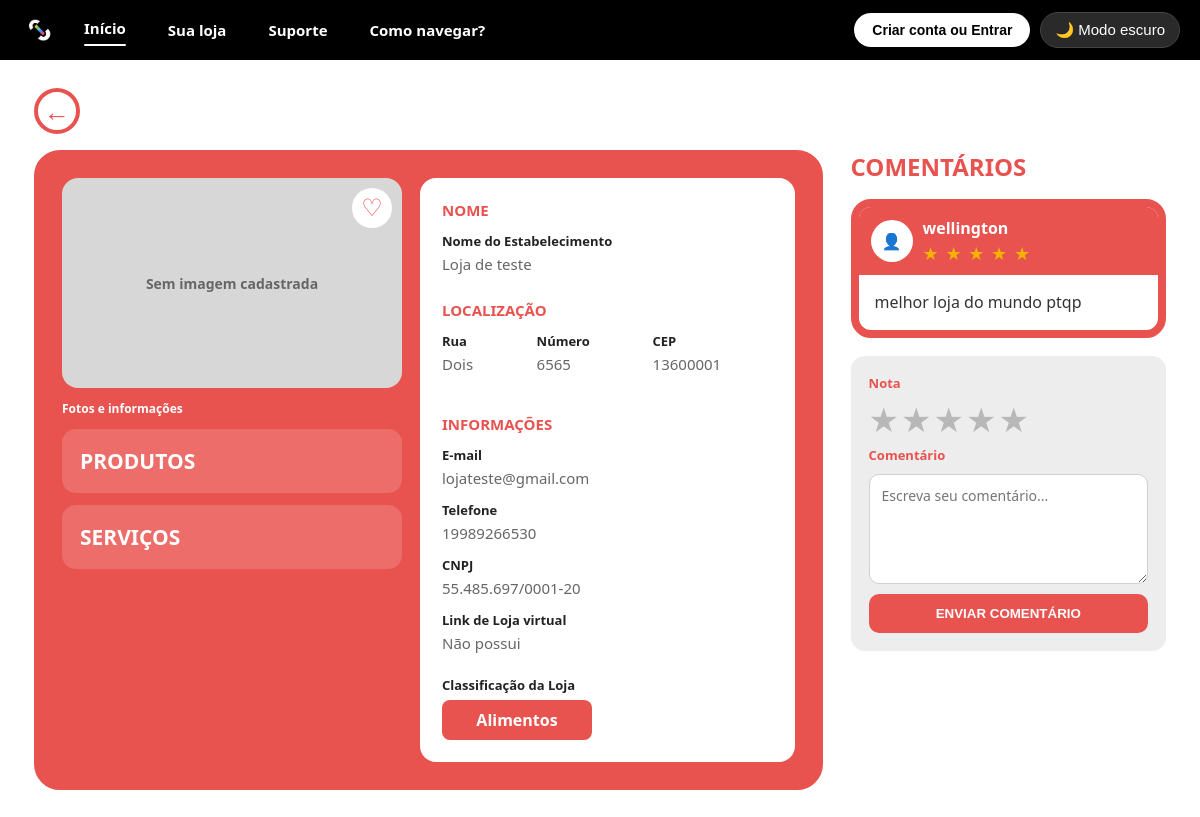
The page /loja/2/ on the database its author committed.
### AppStoreLink/models.py (models this page shows, shortened)
class Loja(models.Model):
    id_loja = models.AutoField(primary_key=True)
    nome_loja = models.CharField(max_length=100)
    telefone_loja = models.CharField(max_length=15, blank=True, null=True)
    email_loja = models.EmailField(max_length=100)
    cnpj = models.CharField(max_length=18, unique=True) # !--!--!--!--!--!--!--! {{MUDAR PARA RECEBER TAMBEM CARACTERES "pois o CNPJ atual recebe letras tembem"}}  !--!--!--!--!--!--!--!
    foto_estabelecimento = models.CharField(max_length=255, blank=True, null=True)
    link = models.URLField(max_length=255, blank=True, null=True)
    id_endereco = models.ForeignKey(
        Endereco, on_delete=models.CASCADE, db_column="id_endereco"
    )
    id_categoria = models.ForeignKey(
        Categoria, on_delete=models.CASCADE, db_column="id_categoria"
    )

class Endereco(models.Model):
    id_endereco = models.AutoField(primary_key=True)
    rua = models.CharField(max_length=100)
    numero_estabelecimento = models.CharField(max_length=10)
    cep = models.CharField(max_length=9)

class Categoria(models.Model):
    id_categoria = models.AutoField(primary_key=True)
    tipo_categoria = models.CharField(max_length=20)

class Avaliacao(models.Model):
    nota = models.IntegerField()
    comentario = models.TextField(blank=True, null=True)
    id_usuario = models.ForeignKey(
        Usuario, on_delete=models.CASCADE, db_column="id_usuario"
    )
    id_loja = models.ForeignKey(
        Loja, on_delete=models.CASCADE, db_column="id_loja", null=True, blank=True
    )
    id_produto = models.ForeignKey(
        Produto, on_delete=models.CASCADE, db_column="id_produto", null=True, blank=True
    )
    id_servico = models.ForeignKey(
        Servico, on_delete=models.CASCADE, db_column="id_servico", null=True, blank=True
    )

class Usuario(models.Model):
    id_categoria = models.AutoField(primary_key=True)
    nome = models.CharField(max_length=50)
    sobrenome = models.CharField(max_length=100, blank=True, null=True)
    email = models.EmailField(max_length=100, unique=True)
    senha = models.CharField(max_length=255)
    telefone = models.CharField(max_length=15, blank=True, null=True)
    cpf = models.CharField(max_length=11, unique=True, blank=True, null=True)
    id_tipo_usuario = models.ForeignKey(
        TipoUsuario, on_delete=models.CASCADE, db_column="id_tipo_usuario",
        blank=True, null=True
    )

### AppStoreLink/views.py (the view)
def InformacoesLoja(request, id_loja):
    loja = get_object_or_404(
        Loja.objects.select_related(
            'id_endereco',
            'id_categoria'
        ),
        id_loja=id_loja
    )
    avaliacoes = Avaliacao.objects.filter(
        id_loja=loja
    ).select_related(
        'id_usuario'
    ).exclude(
        comentario__isnull=True
    ).exclude(
        comentario=''
    ).order_by(
        '-id'
    )
    contexto = {
        'loja': loja,
        'avaliacoes': avaliacoes,
    }
    return render(
        request,
        'AppStoreLink/InformacoesLoja.html',
        contexto
    )

### AppStoreLink/context_processors.py (called while the page is built)
def usuario_logado(request): # -> define a função que chama a cada renderização
    usuario_id = request.session.get('usuario_id') # -> essa linha define que um 'usuario_id' e logado, e nao logado e um 'None'
    usuario = Usuario.objects.filter(pk=usuario_id).first() if usuario_id else None # -> verifica se o 'usuario_id' tem valor, caso nao, retorna 'None'
    return {'usuario_logado': usuario} # -> a chave 'usuario_logado' vira o nome da var. em templates

### templates/AppStoreLink/InformacoesLoja.html (shortened to what this page needs)
{% load static %}
<!DOCTYPE html>
<html lang="pt-BR">
<head>
  <link
    rel="stylesheet"
    href="{% static 'AppStoreLink/styles/style.css' %}"
  >
  <link
    rel="stylesheet"
    href="{% static 'AppStoreLink/styles/informacoes-loja.css' %}"
  >
</head>
<body>
  <div class="topbar">
    <div class="logo-icon">
      <img
        src="{% static 'AppStoreLink/images/icon-dark.png' %}"
        alt="StoreLink"
      >
    </div>
    <a
      class="nav-btn active"
      href="{% url 'index' %}"
    >
      Início
    </a>
    <a
      class="nav-btn"
      href="{% url 'perfil-loja' %}"
    >
      Sua loja
    </a>
    <a
      class="nav-btn"
      href="{% url 'suporte' %}"
    >
      Suporte
    </a>
    <a
      class="nav-btn"
      onclick="setActiveNav(this)"
    >
      Como navegar?
    </a>
    {% if request.user.is_authenticated %}
      <button
        class="nav-account-btn"
        data-url="{% url 'perfil-consumidor' %}"
        onclick="location.href=this.dataset.url"
      >
        👤 Minha conta
      </button>
    {% else %}
      <button
        class="nav-account-btn"
        data-url="{% url 'cadastro' %}"
        onclick="location.href=this.dataset.url"
      >
        Criar conta ou Entrar
      </button>
    {% endif %}
    <button
      class="theme-toggle"
      onclick="toggleTheme(this)"
    >
      🌙 Modo escuro
    </button>
  </div>
  <main
    class="
      info-loja-page
      {% if loja.id_categoria.tipo_categoria == 'Alimentos' %}
        info-alimentos
      {% elif loja.id_categoria.tipo_categoria == 'Moda' %}
        info-moda
      {% elif loja.id_categoria.tipo_categoria == 'Esportes' %}
        info-esportes
      {% elif loja.id_categoria.tipo_categoria == 'Construção' %}
        info-construcao
      {% elif loja.id_categoria.tipo_categoria == 'Saúde' %}
        info-saude
      {% elif loja.id_categoria.tipo_categoria == 'Pets' %}
        info-pets
      {% elif loja.id_categoria.tipo_categoria == 'Ambiente' %}
        info-ambiente
      {% elif loja.id_categoria.tipo_categoria == 'Tecnologia' %}
        info-tecnologia
      {% elif loja.id_categoria.tipo_categoria == 'Beleza' %}
        info-beleza
      {% else %}
        info-outros
      {% endif %}
    "
  >
    <a
      class="info-voltar"
      href="{% url 'index' %}"
      aria-label="Voltar"
    >
      ←
    </a>
    <div class="info-loja-layout">
      <section class="info-loja-card">
        <div class="info-loja-esquerda">
          <div class="info-loja-foto">
            {% if loja.foto_estabelecimento %}
              <img
                src="{{ loja.foto_estabelecimento }}"
                alt="{{ loja.nome_loja }}"
                onerror="
                  this.style.display='none';
                  this.nextElementSibling.style.display='flex';
                "
              >
              <div
                class="info-sem-imagem"
                style="display: none;"
              >
                Sem imagem cadastrada
              </div>
            {% else %}
              <div class="info-sem-imagem">
                Sem imagem cadastrada
              </div>
            {% endif %}
            <form
              method="POST"
              action="{% url 'favoritar-loja' loja.id_loja %}"
            >
              <button
                type="submit"
                class="info-favoritar"
                aria-label="Favoritar loja"
              >
                ♡
              </button>
            </form>
          </div>
          <p class="info-subtitulo">
            Fotos e informações
          </p>
          <a
            class="info-acesso-btn"
            href="{% url 'InformacoesProduto' loja.id_loja %}"
          >
            PRODUTOS
          </a>
          <a
            class="info-acesso-btn"
            href="{% url 'InformacoesServico' loja.id_loja %}"
          >
            SERVIÇOS
          </a>
        </div>
        <div class="info-loja-dados">
          <h2>
            NOME
          </h2>
          <div class="info-campo">
            <strong>
              Nome do Estabelecimento
            </strong>
            <span>
              {{ loja.nome_loja }}
            </span>
          </div>
          <h2>
            LOCALIZAÇÃO
          </h2>
          <div class="info-localizacao-grid">
            <div class="info-campo info-rua">
              <strong>
                Rua
              </strong>
              <span>
                {{ loja.id_endereco.rua }}
              </span>
            </div>
            <div class="info-campo">
              <strong>
                Número
              </strong>
              <span>
                {{ loja.id_endereco.numero_estabelecimento }}
              </span>
            </div>
            <div class="info-campo">
              <strong>
                CEP
              </strong>
              <span>
                {{ loja.id_endereco.cep }}
              </span>
            </div>
          </div>
          <h2>
            INFORMAÇÕES
          </h2>
          <div class="info-campo">
            <strong>
              E-mail
            </strong>
            <span>
              {{ loja.email_loja }}
            </span>
          </div>
          <div class="info-campo">
            <strong>
              Telefone
            </strong>
            <span>
              {% if loja.telefone_loja %}
                {{ loja.telefone_loja }}
              {% else %}
                Não informado
              {% endif %}
            </span>
          </div>
          <div class="info-campo">
            <strong>
              CNPJ
            </strong>
            <span>
              {{ loja.cnpj }}
            </span>
          </div>
          <div class="info-campo">
            <strong>
              Link de Loja virtual
            </strong>
            {% if loja.link %}
              <a
                href="{{ loja.link }}"
                target="_blank"
                rel="noopener noreferrer"
              >
                {{ loja.link }}
              </a>
            {% else %}
              <span>
                Não possui
              </span>
            {% endif %}
          </div>
          <div class="info-classificacao">
            <strong>
              Classificação da Loja
            </strong>
            <span>
              {{ loja.id_categoria.tipo_categoria }}
            </span>
          </div>
        </div>
      </section>
      <aside class="info-comentarios">
        <h2>
          COMENTÁRIOS
        </h2>
        <div class="info-comentarios-lista">
          {% for avaliacao in avaliacoes %}
            <article class="info-comentario-card">
              <div class="info-comentario-topo">
                <div class="info-comentario-avatar">
                  👤
                </div>
                <div>
                  <strong>
                    {{ avaliacao.id_usuario.nome }}
                  </strong>
                  <div class="info-nota-estrelas">
                    {% if avaliacao.nota >= 1 %}
                      ★
                    {% else %}
                      ☆
                    {% endif %}
                    {% if avaliacao.nota >= 2 %}
                      ★
                    {% else %}
                      ☆
                    {% endif %}
                    {% if avaliacao.nota >= 3 %}
                      ★
                    {% else %}
                      ☆
                    {% endif %}
                    {% if avaliacao.nota >= 4 %}
                      ★
                    {% else %}
                      ☆
                    {% endif %}
                    {% if avaliacao.nota >= 5 %}
                      ★
                    {% else %}
                      ☆
                    {% endif %}
                  </div>
                </div>
              </div>
              <p>
                {{ avaliacao.comentario }}
              </p>
            </article>
          {% empty %}
            <div class="info-comentarios-vazio">
              Nenhum comentário cadastrado
              para esta loja ainda.
            </div>
          {% endfor %}
        </div>
        <form
          method="POST"
          action="{% url 'avaliar-loja' loja.id_loja %}"
          class="info-comentario-form"
        >
          <label>
            Nota
          </label>
          <div class="info-estrelas">
            <label for="estrela5">
              ★
            </label>
            <label for="estrela4">
              ★
            </label>
            <label for="estrela3">
              ★
            </label>
            <label for="estrela2">
              ★
            </label>
            <label for="estrela1">
              ★
            </label>
          </div>
          <label for="comentario-loja">
            Comentário
          </label>
          <textarea
            id="comentario-loja"
            name="comentario"
            maxlength="1000"
            placeholder="Escreva seu comentário..."
          ></textarea>
          <button type="submit">
            ENVIAR COMENTÁRIO
          </button>
        </form>
      </aside>
    </div>
  </main>
</body>
</html>

### AppStoreLink/static/AppStoreLink/styles/style.css (style rules this page uses)
* { margin: 0; padding: 0; box-sizing: border-box; }
:root { --bg-page: #ffffff; --text-color: #222222; --hint-color: #b8b8b8; --topbar-bg: #000000; --search-bg: #000000; }
body { font-family: 'Segoe UI', Arial, sans-serif; background: var(--bg-page); color: var(--text-color); transition: background 0.25s ease, color 0.25s ease; }
.topbar { background: var(--topbar-bg); display: flex; align-items: center; padding: 10px 20px; gap: 10px; position: relative; z-index: 200; }
.logo-icon { width: 38px; height: 38px; background: transparent; border-radius: 8px; display: flex; align-items: center; justify-content: center; overflow: hidden; padding: 4px; }
.logo-icon img { width: 100%; height: 100%; object-fit: contain; }
.nav-btn { position: relative; background: transparent; border: none; color: #fff; font-weight: 600; font-size: 15px; padding: 10px 16px; border-radius: 6px; cursor: pointer; transition: transform 0.2s ease, color 0.2s ease, background 0.2s ease; }
.nav-btn.active { color: #fff; transform: translateY(-2px); }
.nav-btn.active::after { content: ""; position: absolute; left: 16px; right: 16px; bottom: 2px; height: 2px; border-radius: 2px; background: #fff; }
.nav-account-btn { margin-left: auto; background: #fff; color: #000; border: none; font-weight: 700; font-size: 14px; padding: 9px 18px; border-radius: 20px; cursor: pointer; display: flex; align-items: center; gap: 6px; transition: transform 0.2s ease, filter 0.2s ease; }
.theme-toggle { background: #2a2a2a; border: 1px solid #444; color: #fff; font-size: 15px; padding: 8px 14px; border-radius: 20px; cursor: pointer; display: flex; align-items: center; gap: 6px; }

### rows shown on the page
Loja: nome_loja "Loja de teste", id_endereco.rua "Dois", id_endereco.numero_estabelecimento "6565", id_endereco.cep "13600001", email_loja "lojateste@gmail.com", telefone_loja "19989266530", cnpj "55.485.697/0001-20", id_categoria.tipo_categoria "Alimentos"
Avaliacao: id_usuario.nome "wellington", comentario "melhor loja do mundo ptqp"
